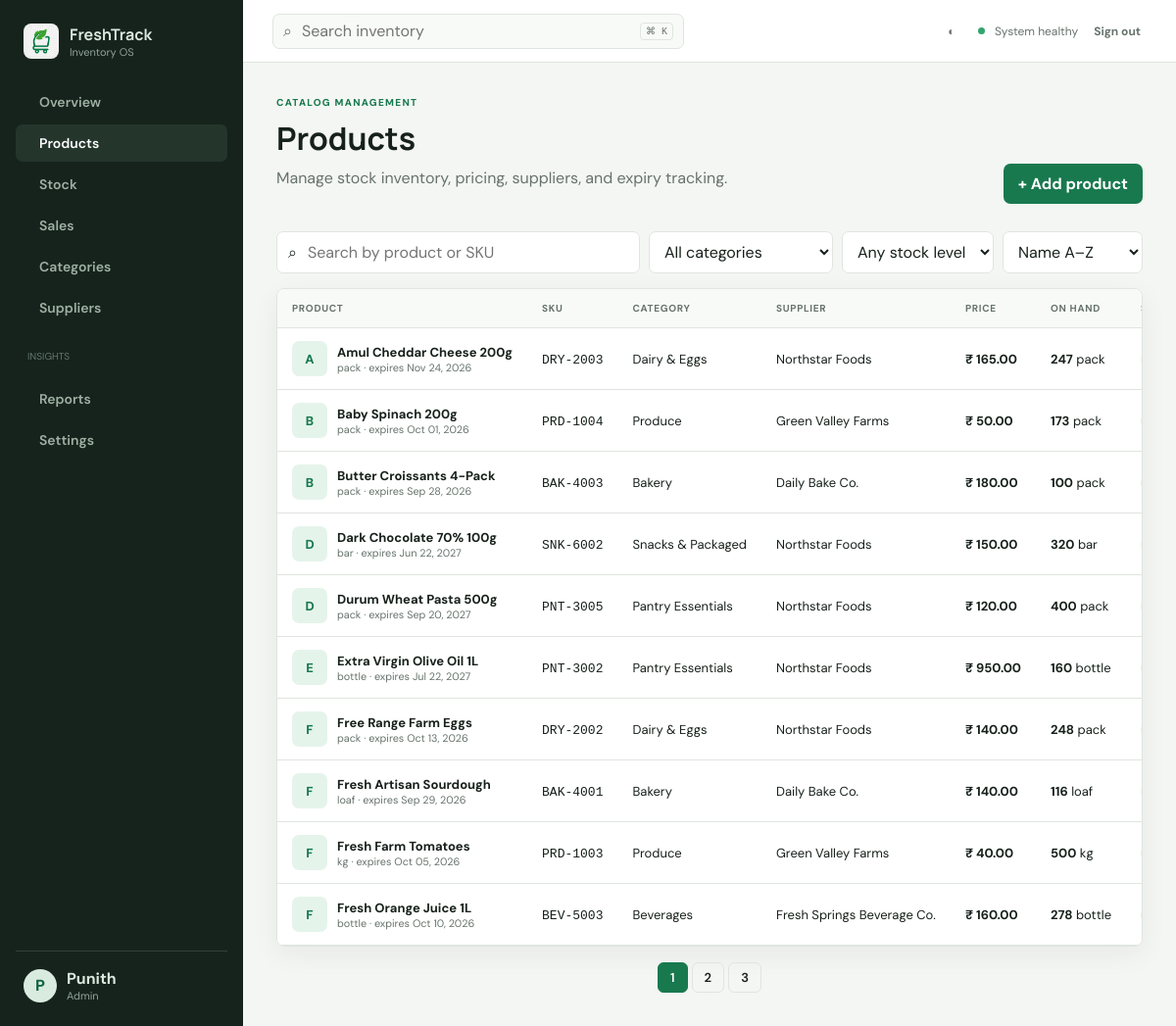
The page /products (signed in) on the database its author committed.
### app/models.py (models this page shows)
class StaffProfile(db.Model):
    id = db.Column(db.Integer, primary_key=True)
    user_id = db.Column(db.Integer, db.ForeignKey("user.id", ondelete="CASCADE"), unique=True, nullable=False)
    display_name = db.Column(db.String(100), nullable=False)
    avatar = db.Column(db.String(255))
    user = db.relationship("User", back_populates="profile")

class UserRole(db.Model):
    id = db.Column(db.Integer, primary_key=True)
    user_id = db.Column(db.Integer, db.ForeignKey("user.id", ondelete="CASCADE"), unique=True, nullable=False)
    role = db.Column(db.String(20), nullable=False, default="staff")
    user = db.relationship("User", back_populates="role_record")

class Product(db.Model):
    id = db.Column(db.Integer, primary_key=True)
    name = db.Column(db.String(150), nullable=False, index=True)
    sku = db.Column(db.String(80), unique=True, nullable=False, index=True)
    category_id = db.Column(db.Integer, db.ForeignKey("category.id"), nullable=False)
    supplier_id = db.Column(db.Integer, db.ForeignKey("supplier.id"))
    price = db.Column(db.Numeric(12,2), nullable=False, default=0)
    cost = db.Column(db.Numeric(12,2), nullable=False, default=0)
    quantity = db.Column(db.Integer, nullable=False, default=0)
    low_stock_threshold = db.Column(db.Integer, nullable=False, default=10)
    unit = db.Column(db.String(30), nullable=False, default="unit")
    expiry_date = db.Column(db.Date)
    image = db.Column(db.String(255))
    created_at = db.Column(db.DateTime(timezone=True), default=utcnow, nullable=False)
    category = db.relationship("Category", back_populates="products")
    supplier = db.relationship("Supplier", back_populates="products")
    movements = db.relationship("StockMovement", back_populates="product", cascade="all, delete-orphan")
    sale_items = db.relationship("SaleItem", back_populates="product")
    @property
    def stock_status(self):
        return "out" if self.quantity <= 0 else ("low" if self.quantity <= self.low_stock_threshold else "healthy")

class Category(db.Model):
    id = db.Column(db.Integer, primary_key=True)
    name = db.Column(db.String(100), unique=True, nullable=False)
    description = db.Column(db.String(300))
    products = db.relationship("Product", back_populates="category")

class Supplier(db.Model):
    id = db.Column(db.Integer, primary_key=True)
    name = db.Column(db.String(120), unique=True, nullable=False)
    contact_name = db.Column(db.String(100)); email = db.Column(db.String(180)); phone = db.Column(db.String(50)); address = db.Column(db.String(300))
    products = db.relationship("Product", back_populates="supplier")

### app/routes/main.py (the view)
@bp.route("/products")
@login_required
def products():
    q = request.args.get("q", "").strip()
    category = request.args.get("category", type=int)
    status = request.args.get("status", "")
    sort = request.args.get("sort", "name")
    page = request.args.get("page", 1, type=int)
    query = Product.query
    if q:
        query = query.filter(or_(Product.name.ilike(f"%{q}%"), Product.sku.ilike(f"%{q}%")))
    if category:
        query = query.filter_by(category_id=category)
    if status == "low":
        query = query.filter(Product.quantity <= Product.low_stock_threshold)
    if status == "out":
        query = query.filter(Product.quantity <= 0)
    order = {"name": Product.name.asc(), "quantity": Product.quantity.asc(), "price": Product.price.desc()}.get(sort, Product.name.asc())
    data = query.order_by(order).paginate(page=page, per_page=10, error_out=False)
    form = ProductForm()
    choices(form)
    return render_template(
        "products.html",
        products=data,
        form=form,
        categories=Category.query.order_by(Category.name).all(),
        suppliers=Supplier.query.order_by(Supplier.name).all(),
        store=setting()
    )

### app/forms.py
class ProductForm(FlaskForm):
    name=StringField("Product name",validators=[DataRequired(),Length(max=150)]); sku=StringField("SKU / Barcode",validators=[DataRequired(),Length(max=80)]); category_id=SelectField("Category",coerce=int,validators=[DataRequired()]); supplier_id=SelectField("Supplier",coerce=int,validators=[Optional()]); price=DecimalField("Selling price",places=2,validators=[DataRequired(),NumberRange(min=0)]); cost=DecimalField("Unit cost",places=2,validators=[DataRequired(),NumberRange(min=0)]); quantity=IntegerField("Opening quantity",validators=[DataRequired(),NumberRange(min=0)]); low_stock_threshold=IntegerField("Low-stock threshold",validators=[DataRequired(),NumberRange(min=0)]); unit=StringField("Unit",validators=[DataRequired()]); expiry_date=DateField("Expiry date",validators=[Optional()]); image=FileField("Product image",validators=[FileAllowed(["jpg","jpeg","png","webp"],"Images only")]); submit=SubmitField("Save product")

### app/models.py (called while the page is built)
    @property
    def is_active(self): return self.is_active_account

    @property
    def role(self): return self.role_record.role if self.role_record else "staff"

    @property
    def display_name(self): return self.profile.display_name if self.profile else self.email.split("@")[0]

### app/routes/main.py (called while the page is built)
def setting():
    return StoreSetting.query.first() or StoreSetting(
        store_name="FreshTrack Market",
        currency="INR",
        phone="+91 98765 43210",
        address="Indiranagar, Bengaluru, India"
    )

def choices(form):
    form.category_id.choices = [(x.id, x.name) for x in Category.query.order_by(Category.name)]
    form.supplier_id.choices = [(0, "No supplier")] + [(x.id, x.name) for x in Supplier.query.order_by(Supplier.name)]

### app/templates/products.html (shortened to what this page needs)
{% extends 'base.html' %}
{% from '_macros.html' import field, modal %}
{% block content %}
<div class="page-head">
  <div>
    <p class="eyebrow">CATALOG MANAGEMENT</p>
    <h1>Products</h1>
    <p>Manage stock inventory, pricing, suppliers, and expiry tracking.</p>
  </div>
  {% if current_user.role in ['admin','manager'] %}
  <button class="primary-button" data-open-modal="product-modal">+ Add product</button>
  {% endif %}
</div>
<form class="filterbar" method="get" action="{{ url_for('main.products') }}">
  <div class="search-input">⌕<input name="q" value="{{ request.args.get('q','') }}" placeholder="Search by product or SKU"></div>
  <select name="category" onchange="this.form.submit()">
    <option value="">All categories</option>
  </select>
  <select name="status" onchange="this.form.submit()">
    <option value="">Any stock level</option>
  </select>
  <select name="sort" onchange="this.form.submit()">
    <option value="name" {{ 'selected' if request.args.get('sort') == 'name' }}>Name A–Z</option>
  </select>
</form>
<div class="table-shell">
  <table>
    <thead>
      <tr>
        <th>Product</th>
        <th>SKU</th>
        <th>Category</th>
        <th>Supplier</th>
        <th>Price</th>
        <th>On hand</th>
        <th>Status</th>
      </tr>
    </thead>
    <tbody>
      {% for p in products.items %}
      <tr>
        <td>
          <div class="product-cell">
            <span class="product-thumb">{{ p.name[:1] }}</span>
            <div>
              <strong>{{ p.name }}</strong>
              <small>{{ p.unit }}{% if p.expiry_date %} · expires {{ p.expiry_date.strftime('%b %d, %Y') }}{% endif %}</small>
            </div>
          </div>
        </td>
        <td><code>{{ p.sku }}</code></td>
        <td>{{ p.category.name }}</td>
        <td>{{ p.supplier.name if p.supplier else '—' }}</td>
        <td><strong>₹ {{ p.price }}</strong></td>
        <td><strong>{{ p.quantity }}</strong> {{ p.unit }}</td>
        <td><span class="badge {{ p.stock_status }}">{{ p.stock_status|title }}</span></td>
      </tr>
      {% else %}
      <tr>
        <td colspan="8"><div class="empty"><b>No products found</b><span>Try clearing your filters or add a new product.</span></div></td>
      </tr>
      {% endfor %}
    </tbody>
  </table>
</div>
{% if products.pages > 1 %}
<div class="pagination">
  {% for n in products.iter_pages() %}
  {% if n %}
  <a class="{{ 'active' if n == products.page }}" href="{{ url_for('main.products', page=n, q=request.args.get('q',''), category=request.args.get('category',''), status=request.args.get('status','')) }}">{{ n }}</a>
  {% endif %}
  {% endfor %}
</div>
{% endif %}
{% endblock %}

### app/templates/base.html (shortened to what this page needs)
<!doctype html>
<html lang="en" data-theme="light">
<head>
  <link rel="stylesheet" href="{{ url_for('static', filename='css/style.css') }}">
</head>
<body>
{% if current_user.is_authenticated %}
<aside class="sidebar" id="sidebar">
  <a class="brand" href="{{ url_for('main.dashboard') }}">
    <img src="{{ url_for('static', filename='logo.jpg') }}" alt="FreshTrack" class="brand-logo">
    <span><b>FreshTrack</b><small>Inventory OS</small></span>
  </a>
  <nav>
    {% set links=[('main.dashboard','grid','Overview'),('main.products','box','Products'),('main.stock','swap','Stock'),('main.sales','receipt','Sales'),('main.categories','tag','Categories')] %}
    {% for endpoint, icon, label in links %}
    <a href="{{ url_for(endpoint) }}" class="{{ 'active' if request.endpoint == endpoint }}">
      <i data-icon="{{ icon }}"></i><span>{{ label }}</span>
    </a>
    {% endfor %}
    {% if current_user.role in ['admin','manager'] %}
    <a href="{{ url_for('main.suppliers') }}" class="{{ 'active' if request.endpoint == 'main.suppliers' }}">
      <span>Suppliers</span>
    </a>
    <p class="nav-label">INSIGHTS</p>
    <a href="{{ url_for('main.reports') }}" class="{{ 'active' if request.endpoint == 'main.reports' }}">
      <span>Reports</span>
    </a>
    {% endif %}
    {% if current_user.role == 'admin' %}
    <a href="{{ url_for('main.settings') }}" class="{{ 'active' if request.endpoint == 'main.settings' }}">
      <span>Settings</span>
    </a>
    {% endif %}
  </nav>
  <div class="sidebar-foot">
    <div class="avatar">{{ current_user.display_name[:1] }}</div>
    <div><strong>{{ current_user.display_name }}</strong><small>{{ current_user.role|title }}</small></div>
  </div>
</aside>
<div class="app">
  <header class="topbar">
    <div class="global-search">
      <span>⌕</span>
      <input placeholder="Search inventory" data-global-search>
      <kbd>⌘ K</kbd>
    </div>
    <div class="top-actions">
      <button class="icon-button" title="Toggle theme" data-theme-toggle>◐</button>
      <span class="status-dot"></span>
      <span class="desktop-only">System healthy</span>
      <form action="{{ url_for('auth.logout') }}" method="post">
        <button class="text-button">Sign out</button>
      </form>
    </div>
  </header>
  <main class="content">
    {% block content %}{% endblock %}
  </main>
</div>
{% else %}
  {% block auth_content %}{% endblock %}
{% endif %}
</body>
</html>

### rows shown on the page
StaffProfile: display_name "P", display_name "Punith"
UserRole: role "Admin"
Product: name "A", name "Amul Cheddar Cheese 200g", unit "pack", expiry_date "Nov 24, 2026", sku "DRY-2003", category.name "Dairy & Eggs", supplier "Northstar Foods", price "165.00", quantity "247"
Product: name "B", name "Baby Spinach 200g", unit "pack", expiry_date "Oct 01, 2026", sku "PRD-1004", category.name "Produce", supplier "Green Valley Farms", price "50.00", quantity "173"
Product: name "B", name "Butter Croissants 4-Pack", unit "pack", expiry_date "Sep 28, 2026", sku "BAK-4003", category.name "Bakery", supplier "Daily Bake Co.", price "180.00", quantity "100"
Product: name "D", name "Dark Chocolate 70% 100g", unit "bar", expiry_date "Jun 22, 2027", sku "SNK-6002", category.name "Snacks & Packaged", supplier "Northstar Foods", price "150.00", quantity "320"
Product: name "D", name "Durum Wheat Pasta 500g", unit "pack", expiry_date "Sep 20, 2027", sku "PNT-3005", category.name "Pantry Essentials", supplier "Northstar Foods", price "120.00", quantity "400"
Product: name "E", name "Extra Virgin Olive Oil 1L", unit "bottle", expiry_date "Jul 22, 2027", sku "PNT-3002", category.name "Pantry Essentials", supplier "Northstar Foods", price "950.00", quantity "160"
Product: name "F", name "Free Range Farm Eggs", unit "pack", expiry_date "Oct 13, 2026", sku "DRY-2002", category.name "Dairy & Eggs", supplier "Northstar Foods", price "140.00", quantity "248"
Product: name "F", name "Fresh Artisan Sourdough", unit "loaf", expiry_date "Sep 29, 2026", sku "BAK-4001", category.name "Bakery", supplier "Daily Bake Co.", price "140.00", quantity "116"
Product: name "F", name "Fresh Farm Tomatoes", unit "kg", expiry_date "Oct 05, 2026", sku "PRD-1003", category.name "Produce", supplier "Green Valley Farms", price "40.00", quantity "500"
Product: name "F", name "Fresh Orange Juice 1L", unit "bottle", expiry_date "Oct 10, 2026", sku "BEV-5003", category.name "Beverages", supplier "Fresh Springs Beverage Co.", price "160.00", quantity "278"

### other values the page prints
{{ label }} "Overview" "Products" "Stock" "Sales" "Categories"
{{ n }} "1" "2" "3"
